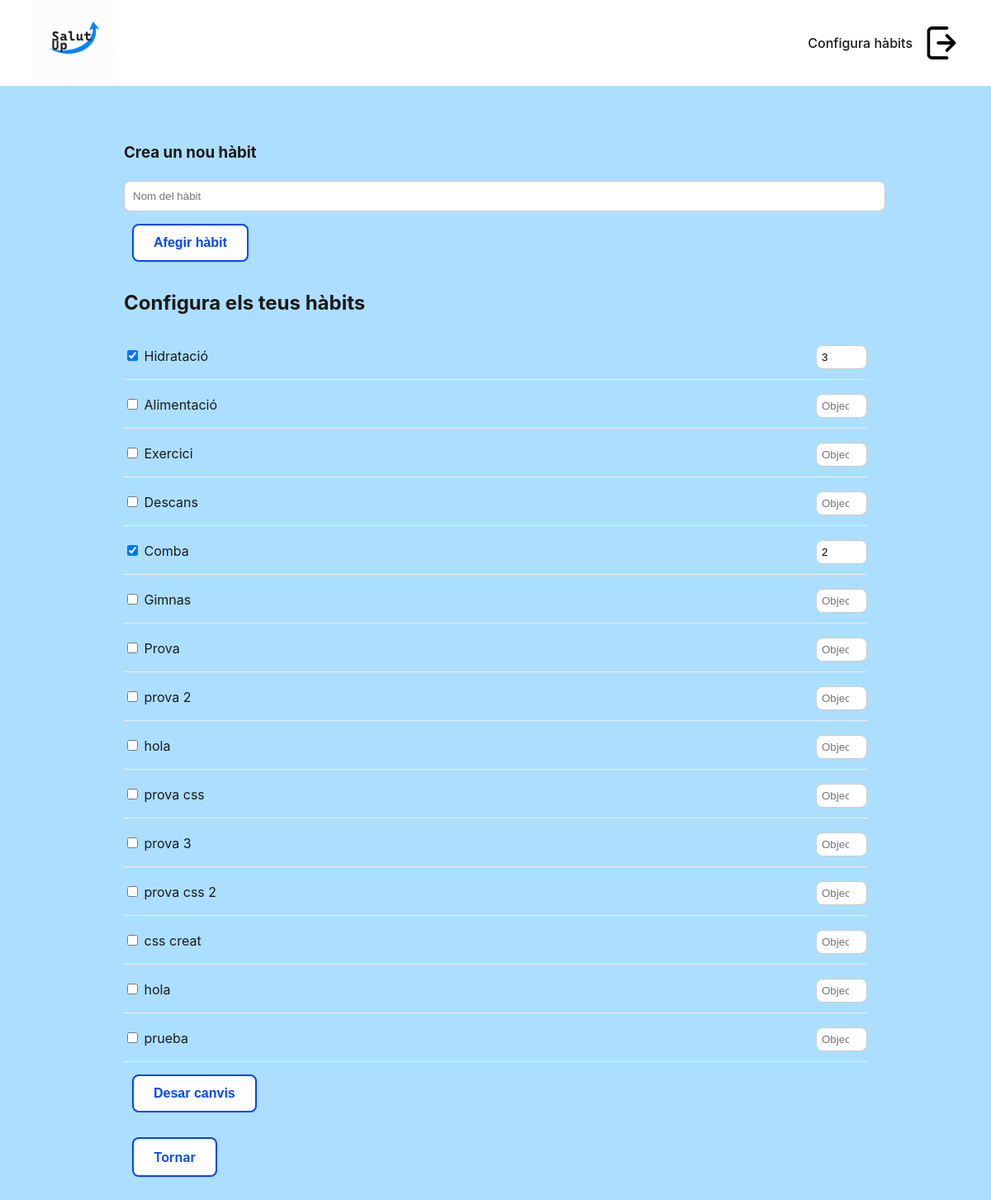
/habit/edit/ (signed in), run on an earlier commit of the app's database.
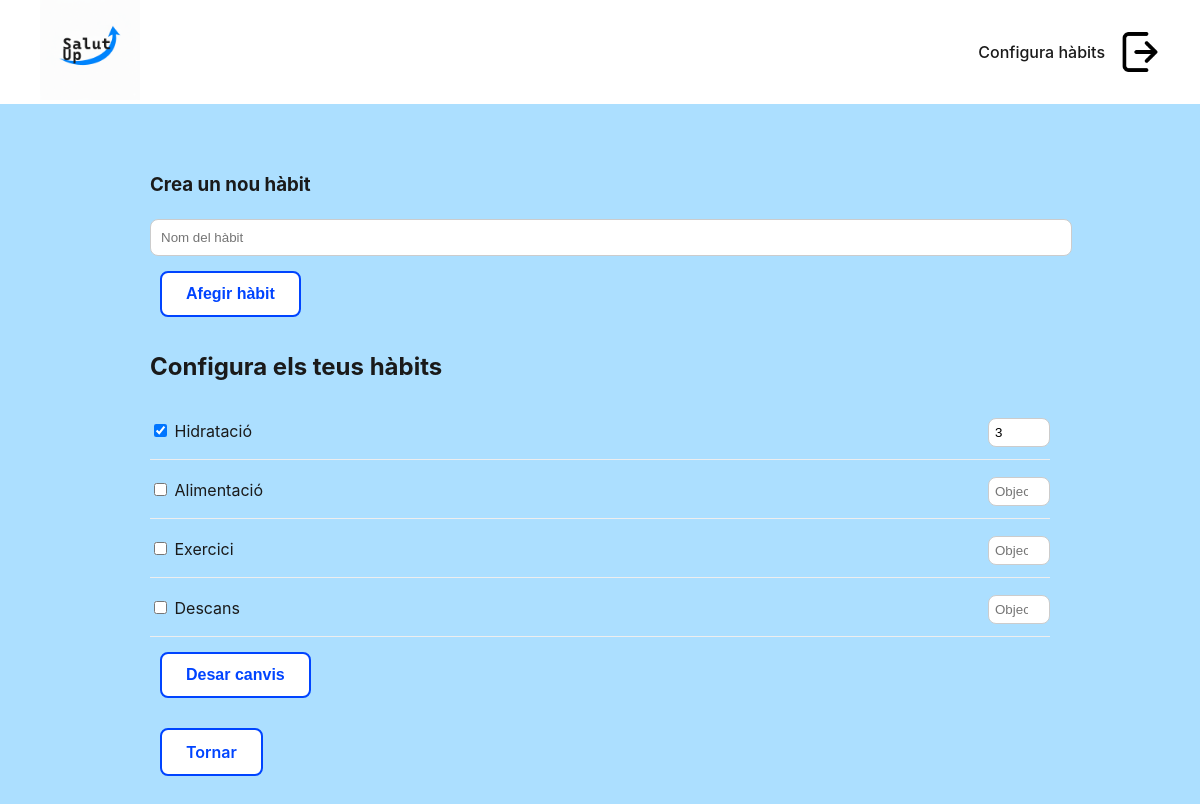
And on a later commit of the database.
### habits/models.py (models this page shows, shortened)
class Habit(models.Model):
    name = models.CharField(max_length=100)
    icon = models.CharField(max_length=200, blank=True)

class UserHabit(models.Model):
    user = models.ForeignKey(User, on_delete=models.CASCADE)
    habit = models.ForeignKey(Habit, on_delete=models.CASCADE)
    goal = models.IntegerField(default=1)

### habits/views.py (the view, shortened to what this page needs)
# urls.py: path('habit/edit/', views.edit_habits, name='edit_habits'),
@login_required
def edit_habits(request):
    habits = Habit.objects.all()
    user = request.user
    user_habits = UserHabit.objects.filter(user=user)
    selected_ids = [uh.habit.id for uh in user_habits]
    return render(request, "habits/edit_habits.html", {
        "habits": habits,
        "user_habits": user_habits,
        "selected": selected_ids,
    })

### habits/templates/habits/edit_habits.html (shortened to what this page needs)
{% extends 'habits/base.html' %}
{% block content %}
<h3>Crea un nou hàbit</h3>
<form method="POST">
    <input type="text" name="new_habit" placeholder="Nom del hàbit" required>
    <button class="btn">Afegir hàbit</button>
</form>
<h2>Configura els teus hàbits</h2>
<form method="POST">
    {% for h in habits %}
    <div class="habit-row">
        <label>
            <input type="checkbox" name="habits" value="{{ h.id }}"
                {% if h.id in selected %}checked{% endif %}>
            {{ h.name }}
        </label>
        <input type="number"
               name="goal_{{ h.id }}"
               min="1" max="20"
               placeholder="Objectiu"
               class="goal-input"
               value="{% for uh in user_habits %}{% if uh.habit.id == h.id %}{{ uh.goal }}{% endif %}{% endfor %}">
    </div>
    {% endfor %}
    <button class="btn">Desar canvis</button>
</form>
<a href="{% url 'dashboard' %}" class="btn">Tornar</a>
{% endblock %}

### habits/templates/habits/base.html (shortened to what this page needs)
{% load static %}
<!DOCTYPE html>
<html lang="ca">
<head>
<link rel="stylesheet" href="{% static 'habits/style.css' %}">
</head>
<body>
<header class="main-header">
    <a href="{% if user.is_authenticated %}{% url 'dashboard' %}{% else %}{% url 'home' %}{% endif %}" class="logo">
        <img src="{% static 'habits/icons/logo.png' %}" alt="SalutUp" class="logo-img">
    </a>
    <nav>
        {% if user.is_authenticated %}
            <a href="{% url 'edit_habits' %}">Configura hàbits</a>
            <a href="{% url 'logout' %}">
    <img src="{% static 'habits/icons/logout.png' %}" class="logout-icon">
</a>
        {% else %}
            <a href="{% url 'login' %}">Inicia sessió</a>
            <a href="{% url 'register' %}">Registra't</a>
        {% endif %}
    </nav>
</header>
    <main>
        {% block content %}
        {% endblock %}
    </main>
</body>
</html>

### habits/static/habits/style.css (style rules this page uses)
:root { --primary: #0044FF; --background: #ACDFFF; --text-dark: #1A1A1A; }
body { font-family: 'Inter', Arial, sans-serif; margin: 0; background-color: var(--background); color: var(--text-dark); }
main { max-width: 900px; margin: 30px auto; padding: 20px; }
.main-header { display: flex; justify-content: space-between; align-items: center; padding: 0 40px; background: #ffffff; }
.logo-img { height: 100px; width: 100px; }
nav { display: flex; align-items: center; }
nav a { margin-left: 15px; text-decoration: none; font-weight: 500; color: var(--text-dark); }
.logout-icon { height: 40px; width: auto; vertical-align: middle; }
.btn { display: inline-block; padding: 12px 24px; border-radius: 8px; font-size: 16px; font-weight: 600; text-decoration: none; margin: 15px 10px; background-color: white; color: var(--primary); border: 2px solid var(--primary); transition: 0.2s ease; }
.habit-row input { width: auto; }
input { width: 100%; padding: 10px; border-radius: 8px; border: 1px solid #ccc; margin-top: 5px; }
.habit-row { display: flex; align-items: center; justify-content: space-between; padding: 12px 0; border-bottom: 1px solid #eee; }
.goal-input { width: 80px; padding: 6px; }
.btn, .btn-primary, button { cursor: pointer; }

What changed in the data, as far as the page shows it:
removed Habit: habits "☑", name "Comba"
removed UserHabit: goal "2"
removed Habit: name "Gimnas"
removed Habit: name "Prova"
removed Habit: name "prova 2"
removed Habit: name "hola"
removed Habit: name "prova css"
removed Habit: name "prova 3"
removed Habit: name "prova css 2"
removed Habit: name "css creat"
removed Habit: name "hola"
removed Habit: name "prueba"
